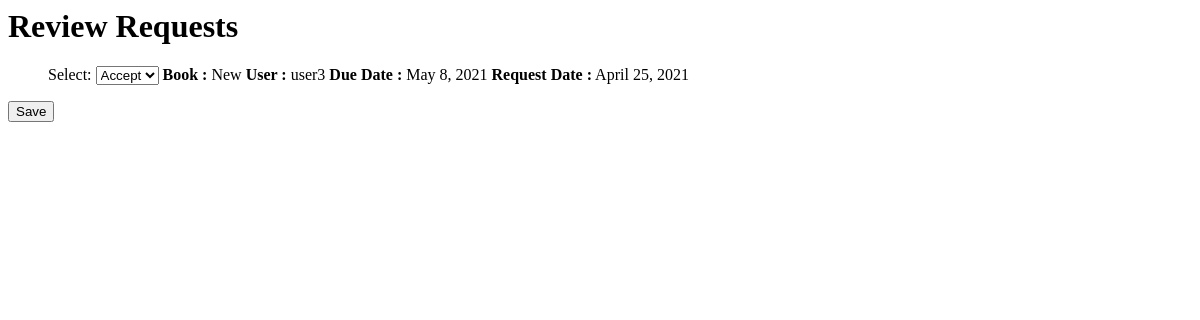
The app's page /review/ (signed in), older data.
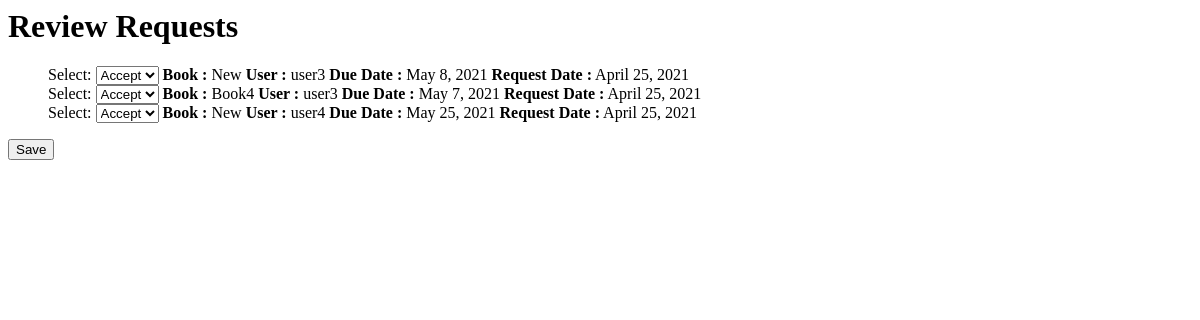
The same page, newer data.
### main/models.py (models this page shows, shortened)
class Request(models.Model):
    user = models.ForeignKey(User, on_delete = models.CASCADE,related_name = 'request', null = True)
    status = models.CharField(max_length = 20)
    r_date = models.DateField(null = True)
    d_date = models.DateField(null = True)
    book = models.CharField(max_length = 200)

### main/views.py (the view, shortened to what this page needs)
# urls.py: path("review/", views.review, name="review"),
def review(response):
	if response.user.is_staff:
		reqs = Request.objects.filter(status = "Pending")
		return render(response, "main/review.html", {"reqs":reqs})
	else:
		return HttpResponseRedirect("/")

### main/templates/main/review.html (shortened to what this page needs)
{% extends "main/base.html" %}
{% block content %}
    <h1>Review Requests</h1>
    <form method="post" action="#">
        <ul>
            {% for request in reqs %}
                <label for="c{{request.id}}">Select:</label>
                <select name="c{{request.id}}" id="c{{request.id}}">
                    <option value="accept">Accept</option>
                </select>
                <b>Book :</b> {{request.book.title}}
                <b>User :</b> {{request.user}}
                <b>Due Date :</b> {{request.d_date}}
                <b>Request Date :</b> {{request.r_date}}
                <br>
            {% endfor %}
        </ul>
        <button type="submit", name="save", value="save">Save</button>
    </form>
{% endblock %}

### main/templates/main/base.html (shortened to what this page needs)
<html>
<head>
</head>
<body>
    <div id="content" name="content">
	{% block content %}
	{% endblock %}
    </div>
</body>
</html>

Row changes from the older to the newer data that the page shows:
added Request: id "Accept", book "Book4", user "user3", d_date "May 7, 2021", r_date "April 25, 2021"
added Request: id "Accept", book "New", user "user4", d_date "May 25, 2021", r_date "April 25, 2021"
